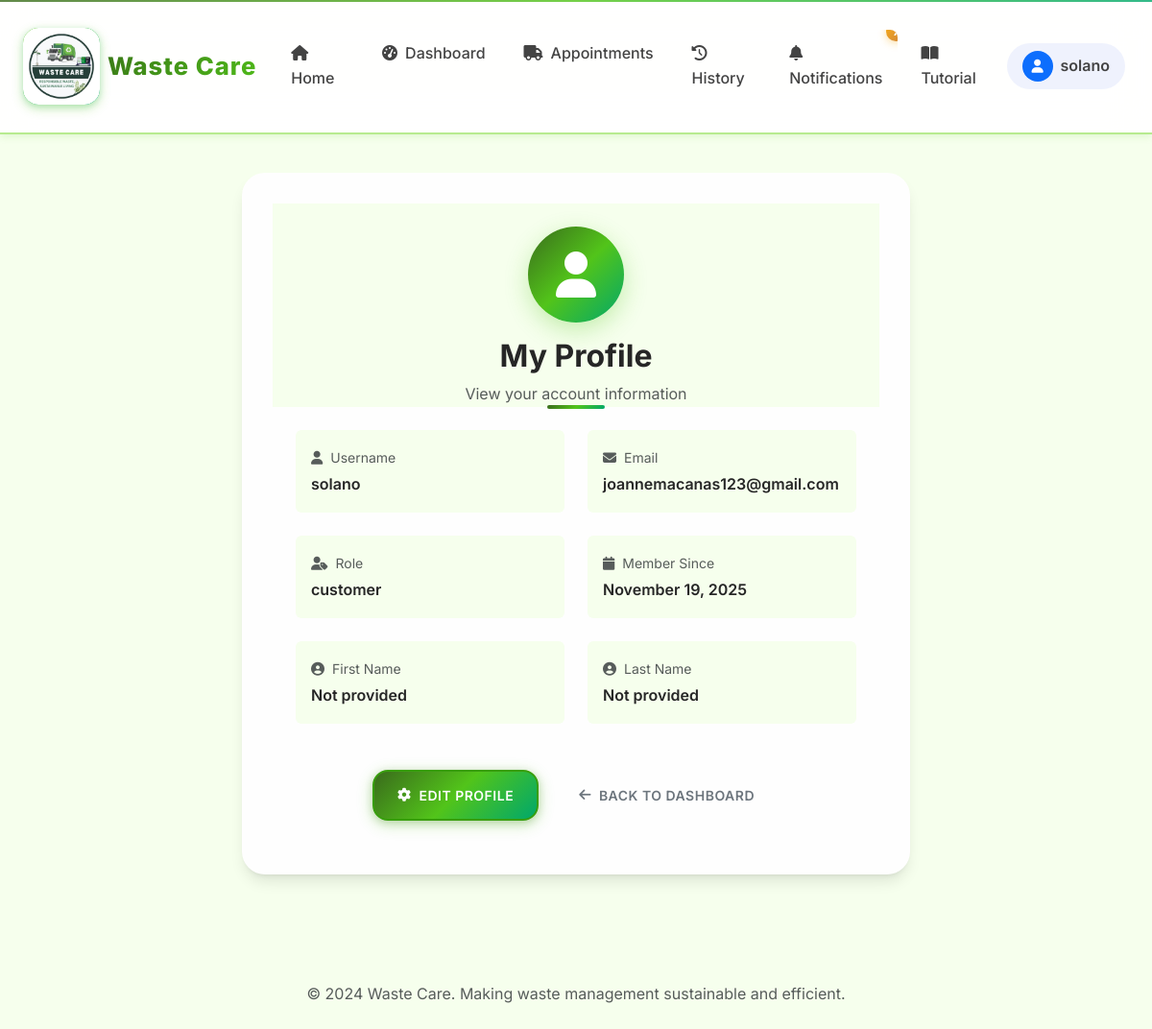
The app's page /profile/ (signed in) with its own data.
### core/models.py (models this page shows, shortened)
class User(AbstractUser):
    ROLE_CHOICES = [
        ("residents", "Residents"),
        ("staff", "Staff"),
        ("admin", "Admin"),
    ]
    role = models.CharField(max_length=20, choices=ROLE_CHOICES, default="residents")

### core/views.py (the view)
# urls.py: path("profile/", views.profile_view, name="profile"),
@login_required
def profile_view(request):
    return render(request, "core/profile.html", {"user": request.user})

### core/context_processors.py (called while the page is built)
def navbar_context(request):
    context = {
        'MAPTILER_API_KEY': settings.MAPTILER_API_KEY,
    }
    if request.user.is_authenticated:
        context['unread_notifications'] = Notification.objects.filter(
            user=request.user,
            is_read=False
        ).count()
    else:
        context['unread_notifications'] = 0
    return context

### core/templates/core/profile.html (shortened to what this page needs)
{% extends "base.html" %}
{% block content %}
<div class="container-fluid px-4 py-6">
  <div class="row justify-content-center">
    <div class="col-lg-8">
      <div class="floating-card fade-in">
        <div class="card-header border-0 bg-transparent text-center pb-0">
          <div class="mb-4">
            <div class="rounded-circle d-inline-flex align-items-center justify-content-center mb-3" style="width: 100px; height: 100px; background: var(--gradient-nature); box-shadow: 0 8px 24px rgba(82, 196, 26, 0.3);">
              <i class="fas fa-user text-white fa-3x"></i>
            </div>
            <h2 class="gradient-text mb-2 fw-bold">My Profile</h2>
            <p class="text-muted">View your account information</p>
          </div>
        </div>
        <div class="card-body pt-0">
          <div class="row g-4">
            <div class="col-md-6">
              <div class="p-3 rounded" style="background: var(--success-50);">
                <label class="text-muted small mb-1"><i class="fas fa-user me-2"></i>Username</label>
                <p class="mb-0 fw-semibold">{{ user.username }}</p>
              </div>
            </div>
            <div class="col-md-6">
              <div class="p-3 rounded" style="background: var(--success-50);">
                <label class="text-muted small mb-1"><i class="fas fa-envelope me-2"></i>Email</label>
                <p class="mb-0 fw-semibold">{{ user.email|default:"Not provided" }}</p>
              </div>
            </div>
            <div class="col-md-6">
              <div class="p-3 rounded" style="background: var(--success-50);">
                <label class="text-muted small mb-1"><i class="fas fa-user-tag me-2"></i>Role</label>
                <p class="mb-0 fw-semibold">{{ user.get_role_display }}</p>
              </div>
            </div>
            <div class="col-md-6">
              <div class="p-3 rounded" style="background: var(--success-50);">
                <label class="text-muted small mb-1"><i class="fas fa-calendar me-2"></i>Member Since</label>
                <p class="mb-0 fw-semibold">{{ user.date_joined|date:"F d, Y" }}</p>
              </div>
            </div>
            <div class="col-md-6">
              <div class="p-3 rounded" style="background: var(--success-50);">
                <label class="text-muted small mb-1"><i class="fas fa-user-circle me-2"></i>First Name</label>
                <p class="mb-0 fw-semibold">{{ user.first_name|default:"Not provided" }}</p>
              </div>
            </div>
            <div class="col-md-6">
              <div class="p-3 rounded" style="background: var(--success-50);">
                <label class="text-muted small mb-1"><i class="fas fa-user-circle me-2"></i>Last Name</label>
                <p class="mb-0 fw-semibold">{{ user.last_name|default:"Not provided" }}</p>
              </div>
            </div>
          </div>
          <div class="d-flex gap-3 justify-content-center mt-5">
            <a href="{% url 'core:settings' %}" class="btn btn-primary px-4">
              <i class="fas fa-cog me-2"></i>Edit Profile
            </a>
            <a href="{% url 'core:dashboard' %}" class="btn btn-outline-secondary px-4">
              <i class="fas fa-arrow-left me-2"></i>Back to Dashboard
            </a>
          </div>
        </div>
      </div>
    </div>
  </div>
</div>
{% endblock %}

### waste_care/templates/includes/navbar.html (shortened to what this page needs)
{% load static %}
<nav class="navbar navbar-expand-lg sticky-top">
  <div class="container-fluid px-4">
    <a class="navbar-brand d-flex align-items-center" href="{% url 'core:home' %}">
      <div class="brand-icon me-2">
        <img src="{% static 'img/image1.jpg' %}" alt="Waste Care logo" class="brand-icon-image">
      </div>
      <span class="brand-text">Waste Care</span>
    </a>
    <div class="collapse navbar-collapse" id="navbarNav">
      <ul class="navbar-nav me-auto">
        <li class="nav-item">
          <a class="nav-link {% if request.resolver_match.url_name == 'home' %}active{% endif %}" href="{% url 'core:home' %}">
            <i class="fas fa-home me-2"></i>Home
          </a>
        </li>
        <li class="nav-item dropdown">
          <a class="nav-link dropdown-toggle {% if 'dashboard' in request.resolver_match.url_name %}active{% endif %}" href="#" id="dashboardDropdown" role="button" data-bs-toggle="dropdown" aria-expanded="false">
            <i class="fas fa-tachometer-alt me-2"></i>Dashboard
          </a>
        </li>
        <li class="nav-item dropdown">
          <a class="nav-link dropdown-toggle " href="#" id="appointmentsDropdown" role="button" data-bs-toggle="dropdown" aria-expanded="false">
            <i class="fas fa-truck me-2"></i>Appointments
          </a>
        </li>
        <li class="nav-item">
          <a class="nav-link {% if request.resolver_match.url_name == 'history' %}active{% endif %}" href="{% url 'core:history' %}">
            <i class="fas fa-history me-2"></i>History
          </a>
        </li>
        <li class="nav-item">
          <a class="nav-link {% if request.resolver_match.url_name == 'notifications' %}active{% endif %}" href="{% url 'core:notifications' %}">
            <i class="fas fa-bell me-2"></i>Notifications
            {% if unread_notifications > 0 %}
              <span class="notification-badge">{{ unread_notifications }}</span>
            {% endif %}
          </a>
        </li>
        <li class="nav-item">
          <a class="nav-link {% if request.resolver_match.url_name == 'tutorial' %}active{% endif %}" href="{% url 'core:tutorial' %}">
            <i class="fas fa-book-open me-2"></i>Tutorial
          </a>
        </li>
      </ul>
      <ul class="navbar-nav">
        {% if user.is_authenticated %}
          <li class="nav-item dropdown">
            <a class="nav-link dropdown-toggle d-flex align-items-center px-3 py-2" href="#" id="userDropdown" role="button" data-bs-toggle="dropdown">
              <div class="rounded-circle bg-primary d-flex align-items-center justify-content-center me-2" style="width: 32px; height: 32px;">
                <i class="fas fa-user text-white" style="font-size: 0.875rem;"></i>
              </div>
              <span class="fw-semibold">{{ user.username }}</span>
            </a>
          </li>
        {% endif %}
      </ul>
    </div>
  </div>
</nav>

### records on screen
User: username "solano", email "joannemacanas123@gmail.com", role "customer", date_joined "November 19, 2025", first_name "Not provided", last_name "Not provided"
